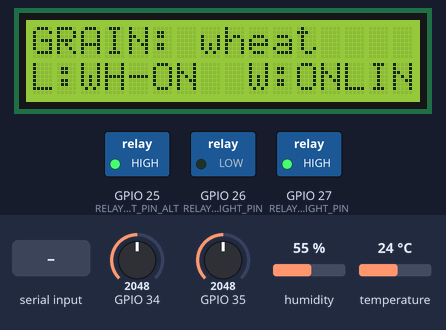
The program below on a simulated ESP32. On the bench: 16×2 character LCD, switched loads named in the program (green lamp = pin HIGH). Dashed ring = blinking. The inputs (shaded band) are chosen by the test bench; at power-on: temperature 24 °C, GPIO 35 = 2048, GPIO 34 = 2048, humidity 55 %. WiFi joins after 1.5 s; servers stay silent unless stated; a WiFi scan finds three made-up networks; uploads are accepted with an empty reply; what the program prints to the serial monitor is not drawn.

Above: at 8.0 s.
8.1 s: "https://" received over Serial
At 10.7 s:
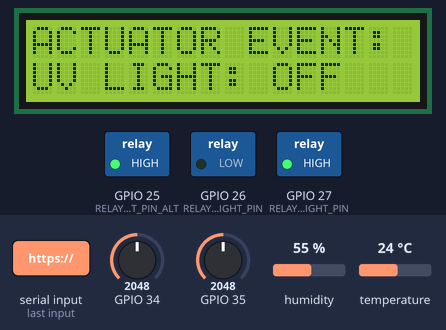
11.4 s: temperature set to 10.3 °C
At 18.0 s:
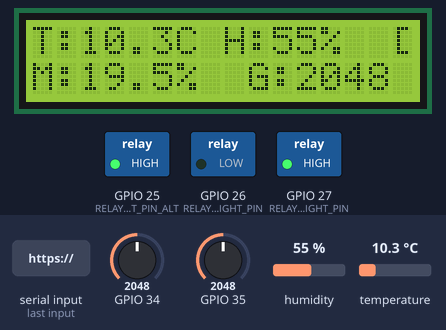
18.1 s: temperature set to 9.6 °C
At 24.6 s:
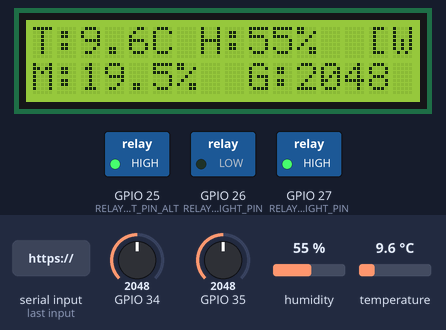
24.8 s: GPIO 35 set to 106
At 26.6 s:
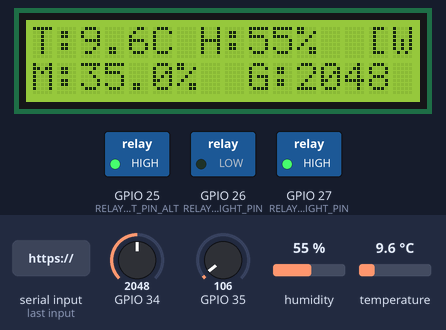
28.4 s: GPIO 35 set to 95
At 31.3 s:
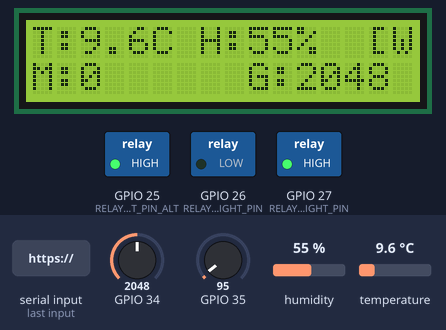
34.5 s: "u" received over Serial
At 35.3 s:
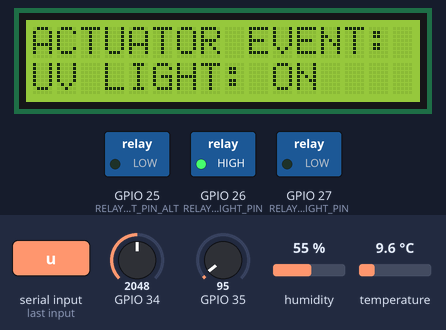
Timing chart, 0 to 37.5 s (numbered marks = the images above; inputs shaded):
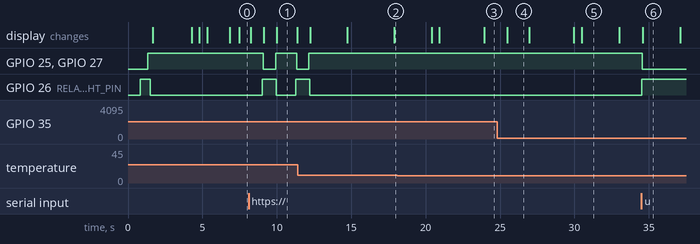

The program:

main.cpp
```cpp
#include <Arduino.h>
#include <WiFi.h>
#include <WiFiMulti.h>
#include <HTTPClient.h>
#include <WiFiClientSecure.h>
#include <Wire.h>
#include <LiquidCrystal_I2C.h>

#include "config.h"

#if __has_include("wifi_config.h")
  #include "wifi_config.h"
#elif __has_include("../wifi_config_template.h")
  #include "../wifi_config_template.h"
#else
  #define WIFI_SSID "AA"
  #define WIFI_PASSWORD "1357924680"
#endif

#include "sensors.h"

// Instantiate I2C LCD Display (16x2)
LiquidCrystal_I2C lcd(LCD_I2C_ADDR, LCD_COLS, LCD_ROWS);

// WiFiMulti instance for automatic multi-network roaming and reconnection
WiFiMulti wifiMulti;

// Hardware Actuation State (Default: White Light ON, UV Light OFF)
bool currentWhiteLight = true;
bool currentUvLight = false;

// LCD Display State Machine
enum LcdState {
  LCD_NORMAL_PAGE_1,
  LCD_NORMAL_PAGE_2,
  LCD_ALERT_OVERLAY
};

LcdState currentLcdState = LCD_NORMAL_PAGE_1;
unsigned long lcdStateStartTime = 0;
unsigned long lastLcdUpdate = 0;
String lcdAlertMessage = "";

// Non-blocking Task Timers
unsigned long lastSensorReadTime = 0;
unsigned long lastHeartbeatTime = 0;
unsigned long lastCommandPollTime = 0;
unsigned long lastWifiRetryTime = 0;

// Cached Latest Sensor Telemetry
SensorData latestReadings;

/**
 * Triggers a temporary 2.5-second alert screen on the LCD without blocking delays.
 */
void triggerLcdAlert(const String& message) {
  lcdAlertMessage = message;
  currentLcdState = LCD_ALERT_OVERLAY;
  lcdStateStartTime = millis();

  lcd.clear();
  lcd.setCursor(0, 0);
  lcd.print("ACTUATOR EVENT:");
  lcd.setCursor(0, 1);
  lcd.print(message);
}

/**
 * Hardware Light Actuation with Strict Mutual Exclusion:
 * - Default safe state: White ON, UV OFF.
 * - When UV turns ON: White turns OFF first.
 * - When UV turns OFF: White turns ON.
 * - Both lights are NEVER permitted to be active simultaneously.
 */
void setLights(bool whiteOn, bool uvOn) {
  // Strict hardware mutual exclusion
  if (uvOn) {
    whiteOn = false;
  }

  if (uvOn) {
    // 1. Immediately turn OFF White Light
    digitalWrite(RELAY_WHITE_LIGHT_PIN, RELAY_STATE_OFF);
    currentWhiteLight = false;

    // Break-before-make safety interlock
    delay(50);

    // 2. Turn ON UV Light (drives both GPIO 27 and GPIO 25 to guarantee actuation)
    digitalWrite(RELAY_UV_LIGHT_PIN, RELAY_STATE_ON);
    digitalWrite(RELAY_UV_LIGHT_PIN_ALT, RELAY_STATE_ON);
    currentUvLight = true;
    Serial.println("[ACTUATOR] Relays Switched: White = OFF, UV = ON (GPIO 27 & 25 active)");
    triggerLcdAlert("UV LIGHT: ON");
  } else {
    // 1. Immediately turn OFF UV Light (both GPIO 27 and GPIO 25)
    digitalWrite(RELAY_UV_LIGHT_PIN, RELAY_STATE_OFF);
    digitalWrite(RELAY_UV_LIGHT_PIN_ALT, RELAY_STATE_OFF);
    currentUvLight = false;

    // Break-before-make pause
    delay(50);

    // 2. Restore White Light ON
    digitalWrite(RELAY_WHITE_LIGHT_PIN, RELAY_STATE_ON);
    currentWhiteLight = true;
    Serial.println("[ACTUATOR] Relays Switched: White = ON, UV = OFF");
    triggerLcdAlert("UV LIGHT: OFF");
  }
}

const char* getWiFiStatusString(wl_status_t status) {
  switch (status) {
    case WL_IDLE_STATUS:     return "IDLE_STATUS (Searching/Waiting)";
    case WL_NO_SSID_AVAIL:   return "NO_SSID_AVAIL (SSID not found! Check 2.4 GHz band)";
    case WL_SCAN_COMPLETED:  return "SCAN_COMPLETED";
    case WL_CONNECTED:       return "CONNECTED";
    case WL_CONNECT_FAILED:  return "CONNECT_FAILED (Password incorrect?)";
    case WL_CONNECTION_LOST: return "CONNECTION_LOST (Signal dropped)";
    case WL_DISCONNECTED:    return "DISCONNECTED (Not connected)";
    default:                 return "UNKNOWN_STATUS";
  }
}

/**
 * Connects to Wi-Fi using WiFiMulti with 2.4 GHz channel diagnostics and LCD feedback.
 * Supports up to 3 configured networks with auto-fallback and generous timeout (up to 20s).
 */
void setupWiFi() {
  Serial.println("\n[WiFi] ==========================================");
  Serial.println("[WiFi]   Initializing Wi-Fi Radio (2.4 GHz)");
  Serial.println("[WiFi] ==========================================");

  // Display initial Wi-Fi setup status on I2C LCD
  lcd.clear();
  lcd.setCursor(0, 0);
  lcd.print("WiFi Connecting ");
  lcd.setCursor(0, 1);
  lcd.print("SSID: ");
  lcd.print(WIFI_SSID);

  // Reset radio to known clean station state
  WiFi.disconnect(true);
  delay(100);
  WiFi.mode(WIFI_STA);
  WiFi.setAutoReconnect(true);
  WiFi.persistent(true);
  WiFi.setSleep(false); // Disable modem sleep to prevent dropped hotspot packets

  // 1. Diagnostic scan of nearby 2.4 GHz Wi-Fi networks
  Serial.println("[WiFi] Scanning nearby 2.4 GHz Wi-Fi networks...");
  int n = WiFi.scanNetworks();
  if (n <= 0) {
    Serial.println("[WiFi] No networks found in scan! Ensure router or mobile hotspot is broadcasting on 2.4 GHz.");
  } else {
    Serial.printf("[WiFi] Found %d Wi-Fi networks in range:\n", n);
    bool primaryFound = false;
    for (int i = 0; i < n && i < 10; ++i) {
      Serial.printf("  (%d) %-20s [RSSI: %4d dBm, Ch: %2d]\n",
                    i + 1, WiFi.SSID(i).c_str(), WiFi.RSSI(i), WiFi.channel(i));
      if (WiFi.SSID(i).equals(WIFI_SSID)) {
        primaryFound = true;
      }
    }
    if (primaryFound) {
      Serial.printf("[WiFi] >> Target SSID '%s' IS DETECTED in the air! Proceeding to connect...\n", WIFI_SSID);
    } else {
      Serial.printf("[WiFi] >> WARNING: Target SSID '%s' WAS NOT FOUND in scan!\n", WIFI_SSID);
      Serial.println("[WiFi] >> NOTE: If using a phone hotspot, ensure:");
      Serial.println("[WiFi]    - iOS: Settings -> Personal Hotspot -> 'Maximize Compatibility' = ON");
      Serial.println("[WiFi]    - Android: Hotspot Settings -> AP Band = '2.4 GHz'");
    }
  }

  // 2. Register known networks with WiFiMulti
  wifiMulti.addAP(WIFI_SSID, WIFI_PASSWORD);
#ifdef WIFI_SSID_2
  if (strlen(WIFI_SSID_2) > 0) wifiMulti.addAP(WIFI_SSID_2, WIFI_PASSWORD_2);
#endif
#ifdef WIFI_SSID_3
  if (strlen(WIFI_SSID_3) > 0) wifiMulti.addAP(WIFI_SSID_3, WIFI_PASSWORD_3);
#endif

  // Direct begin for robust initial connection
  WiFi.begin(WIFI_SSID, WIFI_PASSWORD);

  // 3. Wait up to 40 attempts (20 seconds) with live LCD animation
  int attempts = 0;
  const int maxAttempts = 40;
  while (WiFi.status() != WL_CONNECTED && attempts < maxAttempts) {
    delay(500);
    Serial.print(".");
    attempts++;

    // Animated dots on LCD Line 0
    lcd.setCursor(14, 0);
    switch (attempts % 4) {
      case 0: lcd.print("   "); break;
      case 1: lcd.print(".  "); break;
      case 2: lcd.print(".. "); break;
      case 3: lcd.print("..."); break;
    }
  }

  if (WiFi.status() == WL_CONNECTED) {
    Serial.println("\n[WiFi] Connected successfully!");
    Serial.print("[WiFi] Assigned IP Address: ");
    Serial.println(WiFi.localIP());
    Serial.print("[WiFi] Signal Strength (RSSI): ");
    Serial.print(WiFi.RSSI());
    Serial.println(" dBm");

    // Success screen on LCD
    lcd.clear();
    lcd.setCursor(0, 0);
    lcd.print("WiFi Connected! ");
    lcd.setCursor(0, 1);
    lcd.print(WiFi.localIP().toString());
    delay(1500);
  } else {
    wl_status_t finalStatus = WiFi.status();
    Serial.printf("\n[WiFi] Initial connection failed! Status: %s\n", getWiFiStatusString(finalStatus));
    Serial.println("[WiFi] ESP32 will continue in local autonomous mode and auto-retry in the background.");

    // Failure screen on LCD
    lcd.clear();
    lcd.setCursor(0, 0);
    lcd.print("WiFi FAILED!    ");
    lcd.setCursor(0, 1);
    lcd.print("Local Mode (NoW)");
    delay(1500);
  }
}

/**
 * Periodically attempts Wi-Fi reconnection in background if disconnected.
 */
void maintainWiFiConnection() {
  if (WiFi.status() != WL_CONNECTED) {
    unsigned long now = millis();
    if (now - lastWifiRetryTime >= WIFI_RETRY_INTERVAL_MS) {
      lastWifiRetryTime = now;
      Serial.println("[WiFi] Background reconnect attempt via WiFiMulti...");

      if (wifiMulti.run(4000) == WL_CONNECTED) {
        Serial.print("[WiFi] Reconnected successfully! IP: ");
        Serial.println(WiFi.localIP());
        triggerLcdAlert("WiFi Reconnected");
      } else {
        // Fallback re-issue begin
        WiFi.disconnect(false);
        delay(50);
        WiFi.begin(WIFI_SSID, WIFI_PASSWORD);
        Serial.printf("[WiFi] Background reconnect status: %s\n", getWiFiStatusString(WiFi.status()));
      }
    }
  }
}

/**
 * Formats backend HTTP URL.
 */
String getBackendUrl(const char* endpoint) {
#ifdef BACKEND_BASE_URL
  return String(BACKEND_BASE_URL) + String(endpoint);
#else
  String protocol = USE_HTTPS ? "https://" : "http://";
  String url = protocol + String(BACKEND_HOST) + ":" + String(BACKEND_PORT) + String(endpoint);
  return url;
#endif
}

/**
 * Initiates HTTP connection with TLS support for Render HTTPS endpoints.
 */
bool beginHttpConnection(HTTPClient& http, WiFiClientSecure& secClient, WiFiClient& plainClient, const String& url) {
  if (url.startsWith("https://")) {
    secClient.setInsecure();
    return http.begin(secClient, url);
  } else {
    return http.begin(plainClient, url);
  }
}

/**
 * Transmits sensor telemetry JSON to backend endpoint.
 */
void sendSensorTelemetry(const SensorData& data) {
  if (WiFi.status() != WL_CONNECTED) return;

  HTTPClient http;
  WiFiClientSecure secClient;
  WiFiClient plainClient;
  String url = getBackendUrl(ENDPOINT_SENSOR_DATA);
  beginHttpConnection(http, secClient, plainClient, url);
  http.setTimeout(3500);
  http.addHeader("Content-Type", "application/json");
  http.addHeader("X-Device-Token", DEVICE_TOKEN);

  String payload = buildSensorJsonPayload(data);
  int httpCode = http.POST(payload);

  if (httpCode > 0) {
    Serial.printf("[HTTP Telemetry] Sent (%d)\n", httpCode);
  } else {
    Serial.printf("[HTTP Telemetry] Error: %s\n", http.errorToString(httpCode).c_str());
  }
  http.end();
}

/**
 * Sends device heartbeat to backend.
 */
void sendDeviceHeartbeat() {
  if (WiFi.status() != WL_CONNECTED) return;

  HTTPClient http;
  WiFiClientSecure secClient;
  WiFiClient plainClient;
  String url = getBackendUrl(ENDPOINT_HEARTBEAT);
  beginHttpConnection(http, secClient, plainClient, url);
  http.setTimeout(3000);
  http.addHeader("Content-Type", "application/json");
  http.addHeader("X-Device-Token", DEVICE_TOKEN);

  StaticJsonDocument<256> doc;
  doc["device_id"] = DEVICE_ID;
  doc["device_type"] = "esp32-devkit";
  doc["firmware_version"] = FIRMWARE_VERSION;
  doc["status"] = "online";
  doc["ip_address"] = WiFi.localIP().toString();

  String payload;
  serializeJson(doc, payload);

  int httpCode = http.POST(payload);
  http.end();
}

/**
 * Acknowledges command execution and reports actual relay states to backend.
 */
void acknowledgeCommand(const String& cmdId, bool whiteState, bool uvState) {
  if (WiFi.status() != WL_CONNECTED) return;

  HTTPClient http;
  WiFiClientSecure secClient;
  WiFiClient plainClient;
  String url = getBackendUrl(ENDPOINT_COMMAND_RESULT);
  beginHttpConnection(http, secClient, plainClient, url);
  http.setTimeout(3000);
  http.addHeader("Content-Type", "application/json");
  http.addHeader("X-Device-Token", DEVICE_TOKEN);

  StaticJsonDocument<256> doc;
  doc["command_id"] = cmdId;
  doc["status"] = "acknowledged";
  doc["white_light"] = whiteState;
  doc["uv_light"] = uvState;
  doc["message"] = "Physical relays switched safely with mutual exclusion.";

  String payload;
  serializeJson(doc, payload);
  http.POST(payload);
  http.end();
}

/**
 * Polls backend for pending light/relay commands (every 1-2s).
 */
void pollDeviceCommands() {
  if (WiFi.status() != WL_CONNECTED) return;

  HTTPClient http;
  WiFiClientSecure secClient;
  WiFiClient plainClient;
  String url = getBackendUrl(ENDPOINT_COMMAND_POLL);
  beginHttpConnection(http, secClient, plainClient, url);
  http.setTimeout(2500);
  http.addHeader("X-Device-Token", DEVICE_TOKEN);

  int httpCode = http.GET();
  if (httpCode == 200) {
    String response = http.getString();
    StaticJsonDocument<512> doc;
    DeserializationError err = deserializeJson(doc, response);

    if (!err && doc["has_command"] == true) {
      JsonObject cmd = doc["command"];
      String cmdId = cmd["command_id"].as<String>();
      JsonObject params = cmd["params"];

      bool reqWhite = params["white_light"] | false;
      bool reqUv = params["uv_light"] | false;

      Serial.printf("[COMMAND] Processing Command ID: %s | White: %d, UV: %d\n", cmdId.c_str(), reqWhite, reqUv);

      // Execute physical actuation safely
      setLights(reqWhite, reqUv);

      // Acknowledge execution with actual states
      acknowledgeCommand(cmdId, currentWhiteLight, currentUvLight);
    }
  }
  http.end();
}

/**
 * Updates LCD screen with anti-flicker buffered string formatting.
 */
void updateLcdDisplay() {
  unsigned long now = millis();

  // Manage temporary Alert Overlay timing (2.5s duration)
  if (currentLcdState == LCD_ALERT_OVERLAY) {
    if (now - lcdStateStartTime >= LCD_OVERLAY_DURATION_MS) {
      currentLcdState = LCD_NORMAL_PAGE_1;
      lcd.clear();
    } else {
      return; // Keep displaying alert without refreshing
    }
  }

  // Rotate between normal pages every LCD_CYCLE_INTERVAL_MS
  if (now - lastLcdUpdate >= LCD_CYCLE_INTERVAL_MS) {
    lastLcdUpdate = now;
    currentLcdState = (currentLcdState == LCD_NORMAL_PAGE_1) ? LCD_NORMAL_PAGE_2 : LCD_NORMAL_PAGE_1;
  }

  char line0[17];
  char line1[17];

  if (currentLcdState == LCD_NORMAL_PAGE_1) {
    // Page 1: Temperature & Humidity / Moisture & Gas
    // Shows actual values when sensed; displays 0 when sensor does not sense anything / disconnected
    char tempStr[10];
    char humStr[10];
    char moistStr[10];
    char gasStr[10];

    // Temperature: Show value if sensed, otherwise 0
    if (latestReadings.dhtValid && latestReadings.temperature > 0.0f) {
      snprintf(tempStr, sizeof(tempStr), "%.1fC", latestReadings.temperature);
    } else {
      snprintf(tempStr, sizeof(tempStr), "0");
    }

    // Humidity: Show value if sensed, otherwise 0
    if (latestReadings.dhtValid && latestReadings.humidity > 0.0f) {
      snprintf(humStr, sizeof(humStr), "%.0f%%", latestReadings.humidity);
    } else {
      snprintf(humStr, sizeof(humStr), "0");
    }

    // Moisture: Show value if sensed, otherwise 0
    if (latestReadings.moisture > 0.0f) {
      snprintf(moistStr, sizeof(moistStr), "%.1f%%", latestReadings.moisture);
    } else {
      snprintf(moistStr, sizeof(moistStr), "0");
    }

    // Gas: Show value if sensed, otherwise 0
    if (latestReadings.gasIndex > 0) {
      snprintf(gasStr, sizeof(gasStr), "%d", latestReadings.gasIndex);
    } else {
      snprintf(gasStr, sizeof(gasStr), "0");
    }

    const char* wifiTag = (WiFi.status() == WL_CONNECTED) ? "[W]" : "[!]";
    snprintf(line0, sizeof(line0), "T:%-4s H:%-4s %s", tempStr, humStr, wifiTag);
    snprintf(line1, sizeof(line1), "M:%-5s  G:%-5s", moistStr, gasStr);
  } else {
    // Page 2: Grain Info & Active Light Status + Wi-Fi Connectivity
    snprintf(line0, sizeof(line0), "GRAIN: %-9s", latestReadings.grainType.c_str());
    const char* wifiState = (WiFi.status() == WL_CONNECTED) ? "ONLINE" : "NO-NET";
    if (currentUvLight) {
      snprintf(line1, sizeof(line1), "L:UV-ON  W:%-6s", wifiState);
    } else {
      snprintf(line1, sizeof(line1), "L:WH-ON  W:%-6s", wifiState);
    }
  }

  lcd.setCursor(0, 0);
  lcd.print(line0);
  lcd.setCursor(0, 1);
  lcd.print(line1);
}

void setup() {
  Serial.begin(115200);
  delay(500);

  Serial.println("\n==========================================");
  Serial.println("  GRAIN GUARDIAN - ESP32 DevKit Node");
  Serial.println("  Firmware Version: 1.2.0");
  Serial.println("==========================================");

  // 1. Initialize Relays & Perform Hardware Self-Test (Audible Click Verification)
  pinMode(RELAY_WHITE_LIGHT_PIN, OUTPUT);
  pinMode(RELAY_UV_LIGHT_PIN, OUTPUT);
  pinMode(RELAY_UV_LIGHT_PIN_ALT, OUTPUT);

  Serial.println("[Relays] Running Boot Hardware Self-Test...");
  // Test Channel 1 (White)
  digitalWrite(RELAY_WHITE_LIGHT_PIN, RELAY_STATE_ON);
  delay(300);
  digitalWrite(RELAY_WHITE_LIGHT_PIN, RELAY_STATE_OFF);
  delay(200);

  // Test Channel 2 (UV)
  digitalWrite(RELAY_UV_LIGHT_PIN, RELAY_STATE_ON);
  digitalWrite(RELAY_UV_LIGHT_PIN_ALT, RELAY_STATE_ON);
  delay(300);
  digitalWrite(RELAY_UV_LIGHT_PIN, RELAY_STATE_OFF);
  digitalWrite(RELAY_UV_LIGHT_PIN_ALT, RELAY_STATE_OFF);
  delay(200);

  // Settle into Default Safe State: White Light ON, UV Light OFF
  digitalWrite(RELAY_WHITE_LIGHT_PIN, RELAY_STATE_ON);
  currentWhiteLight = true;
  currentUvLight = false;
  Serial.println("[Relays] Self-test complete. Safe state active: White ON, UV OFF.");

  // 2. Initialize I2C LCD Display
  Wire.begin(I2C_SDA_PIN, I2C_SCL_PIN);
  lcd.init();
  lcd.backlight();
  lcd.clear();
  lcd.setCursor(0, 0);
  lcd.print("GRAIN GUARDIAN");
  lcd.setCursor(0, 1);
  lcd.print("Initializing...");

  // 3. Initialize Sensor Suite
  initSensors();

  // 4. Connect Wi-Fi with bounded retry
  setupWiFi();

  // 5. Take initial baseline readings
  latestReadings = readAllSensors();

  lcd.clear();
}

void loop() {
  unsigned long currentMillis = millis();

  // 1. Maintain Wi-Fi connectivity without blocking sensor routines
  maintainWiFiConnection();

  // 2. Read Sensors & Publish Telemetry (every 2.5 seconds)
  if (currentMillis - lastSensorReadTime >= SENSOR_READ_INTERVAL_MS || lastSensorReadTime == 0) {
    lastSensorReadTime = currentMillis;

    // Read physical hardware sensors
    latestReadings = readAllSensors();

    // Transmit telemetry to backend if Wi-Fi connected
    sendSensorTelemetry(latestReadings);
  }

  // 3. Send Heartbeat to Backend (every 5 seconds)
  if (currentMillis - lastHeartbeatTime >= HEARTBEAT_INTERVAL_MS) {
    lastHeartbeatTime = currentMillis;
    sendDeviceHeartbeat();
  }

  // 4. Poll Actuation Commands from Backend (every 1.5 seconds)
  if (currentMillis - lastCommandPollTime >= COMMAND_POLL_INTERVAL_MS) {
    lastCommandPollTime = currentMillis;
    pollDeviceCommands();
  }

  // 5. Update Local LCD Display (non-blocking timed state machine)
  updateLcdDisplay();

  // 6. Serial Debug Command Listener (Allows instant manual testing via Serial Monitor)
  // Send 'W' or 'w' to toggle White Light; 'U' or 'u' to toggle UV Light; 'T' or 't' for Relay Test Cycle
  if (Serial.available() > 0) {
    char ch = Serial.read();
    if (ch == 'w' || ch == 'W') {
      Serial.println("[SERIAL CMD] Toggle White Light requested.");
      setLights(!currentWhiteLight, false);
    } else if (ch == 'u' || ch == 'U') {
      Serial.println("[SERIAL CMD] Toggle UV Light requested.");
      setLights(false, !currentUvLight);
    } else if (ch == 't' || ch == 'T') {
      Serial.println("[SERIAL CMD] Running full relay cycle test...");
      setLights(true, false);
      delay(800);
      setLights(false, true);
      delay(800);
      setLights(true, false);
      Serial.println("[SERIAL CMD] Test cycle complete (White restored).");
    }
  }
}
```

Source omitted: sensors.cpp (3610 bytes), sensors.h (1044 bytes), config.h (3251 bytes)

Measured:
- the behaviour switches between 10 and 9.9 °C on temperature (found by bisection; images 2 and 3)
- the behaviour switches between 101 and 100 on GPIO 35 (found by bisection; images 4 and 5)
- after the input at 8.1 s, GPIO 25 (RELAY_UV_LIGHT_PIN_ALT), GPIO 27 (RELAY_UV_LIGHT_PIN): HIGH → LOW after 0.98 s, → HIGH 0.83 s later, → LOW 1.4 s later; GPIO 26 (RELAY_WHITE_LIGHT_PIN): LOW → HIGH after 0.93 s, → LOW 0.93 s later, → HIGH 1.3 s later; the display: changes after 0.13 s (image 1)
- after the input at 18.1 s, the display: changes after 2.3 s (image 3)
- after the input at 24.8 s, the display: changes after 0.68 s (image 4)
- after the input at 28.4 s, the display: first differs from a run without the input after 2.1 s (image 5)
- after the input at 34.5 s, GPIO 25 (RELAY_UV_LIGHT_PIN_ALT), GPIO 27 (RELAY_UV_LIGHT_PIN): HIGH → LOW after 0.07 s; GPIO 26 (RELAY_WHITE_LIGHT_PIN): LOW → HIGH at once; the display: changes after 0.10 s (image 6)
